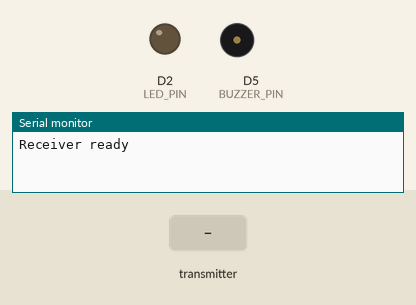
The sketch below on a simulated ESP8266 (NodeMCU). Shown: output pins drawn as LEDs (lit = HIGH), buzzer (waves = sounding, pin HIGH), the last lines printed to the serial monitor. Inputs (shaded band) come from the test bench.

Above: at 1.2 s.
1.3 s: the transmitter starts sending fireSensorValue = 0
At 1.8 s:
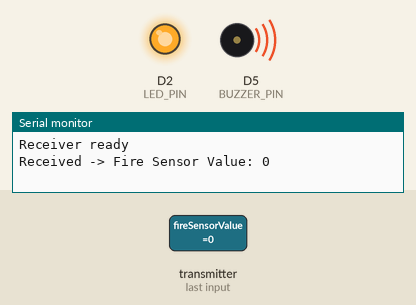
2.8 s: the transmitter starts sending fireSensorValue = 1023
At 4.0 s:
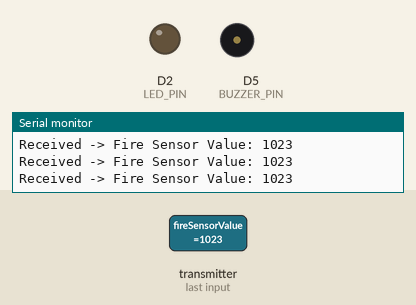
4.3 s: the transmitter starts sending fireSensorValue = 256
At 5.3 s:
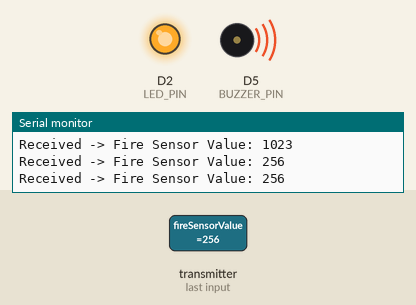
Timing chart, 0 to 7.3 s (numbered marks = the images above; inputs shaded):
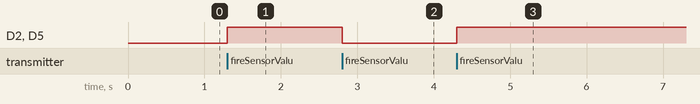

The sketch:

RX_CODE.ino
```cpp
#include <ESP8266WiFi.h>
#include <espnow.h>

#define LED_PIN D2       // LED pin (onboard LED for ESP8266)
#define BUZZER_PIN D5    // Buzzer pin

// Define the threshold value for the fire sensor
#define FIRE_THRESHOLD 800

// Define a structure to receive fire sensor data
typedef struct struct_message {
  int fireSensorValue;
} struct_message;

struct_message receivedData;

void setup() {
  Serial.begin(115200);

  // Set up the LED and Buzzer pins
  pinMode(LED_PIN, OUTPUT);
  pinMode(BUZZER_PIN, OUTPUT);

  WiFi.mode(WIFI_STA);

  // Initialize ESP-NOW
  if (esp_now_init() != 0) {
    Serial.println("ESP-NOW init failed");
    return;
  }

  // Set ESP-NOW role
  esp_now_set_self_role(ESP_NOW_ROLE_SLAVE);

  // Register the callback function for receiving data
  esp_now_register_recv_cb(onDataReceived);

  Serial.println("Receiver ready");
}

void loop() {
  // Nothing needed here, all logic is in the callback
}

// Callback function to handle received data
void onDataReceived(uint8_t *mac, uint8_t *incomingData, uint8_t len) {
  memcpy(&receivedData, incomingData, sizeof(receivedData));

  // Print the received fire sensor value
  Serial.print("Received -> Fire Sensor Value: ");
  Serial.println(receivedData.fireSensorValue);

  // Check if the fire sensor value exceeds the threshold
  if (receivedData.fireSensorValue < FIRE_THRESHOLD) {
    // Turn on the LED and Buzzer if the threshold is exceeded
    digitalWrite(LED_PIN, HIGH);
    digitalWrite(BUZZER_PIN, HIGH);
  } else {
    // Turn off the LED and Buzzer if the threshold is not exceeded
    digitalWrite(LED_PIN, LOW);
    digitalWrite(BUZZER_PIN, LOW);
  }
}
```

Measured:
- after the input at 1.3 s, D2 (LED_PIN), D5 (BUZZER_PIN): LOW → HIGH at once
- after the input at 2.8 s, D2 (LED_PIN), D5 (BUZZER_PIN): HIGH → LOW at once
- after the input at 4.3 s, D2 (LED_PIN), D5 (BUZZER_PIN): LOW → HIGH at once
